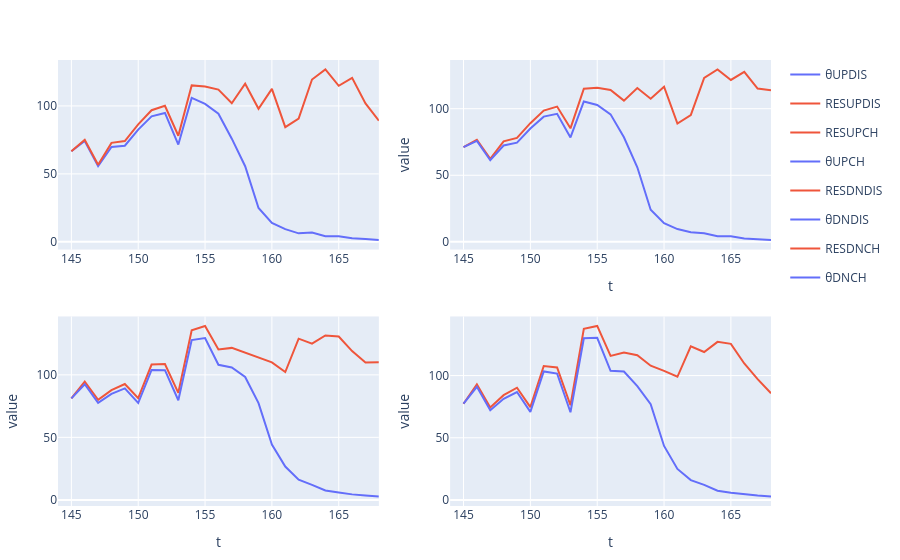

The notebook cell this image was saved under:
### Code cell
ks = [:θUPDIS,:RESUPDIS]
s1 = scatter(stack(sol_1, ks), x = :t, y = :value, color=:r_id, group =:variable, facet_col = :r_id)
p1 = plot(s1)
# ks = ["θUPDIS/RESUPDIS"]
# s2 = scatter(stack(sol_1, ks),  x = :t, y = :value, color=:r_id, group =:variable, yaxis="y2")
# p1 = plot([s1; s2], Layout(yaxis2 = attr(overlaying="y", side="right")))

ks = [:θUPCH,:RESUPCH]
p2 = plot(stack(sol_1, ks), x = :t, y = :value, group=:r_id, color =:variable, facet_col = :r_id)

ks = [:θDNDIS,:RESDNDIS]
p3 = plot(stack(sol_1, ks), x = :t, y = :value, group=:r_id, color =:variable, facet_col = :r_id)

ks = [:θDNCH,:RESDNCH]
p4 = plot(stack(sol_1, ks), x = :t, y = :value, group=:r_id, color =:variable, facet_col = :r_id)

[p1 p2; p3 p4]

### Figure 1 — Plotly figure (JSON) as saved in the notebook; plotly's stock layout.template omitted (floating-point values rounded to 4 significant figures)
{"data": [{"color": [101, 101, 101, 101, 101, 101, 101, 101, 101, 101, 101, 101, 101, 101, 101, 101, 101, 101, 101, 101, 101, 101, 101, 101, 101], "facet": {"col": [101, 101, 101, 101, 101, 101, 101, 101, 101, 101, 101, 101, 101, 101, 101, 101, 101, 101, 101, 101, 101, 101, 101, 101, 101]}, "legendgroup": "θUPDIS", "name": "θUPDIS", "type": "scatter", "x": [145, 146, 147, 148, 149, 150, 151, 152, 153, 154, 155, 156, 157, 158, 159, 160, 161, 162, 163, 164, 165, 166, 167, 168, 144], "xaxis": "x1", "y": [66.67, 74.24, 55.7, 69.75, 70.7, 82.53, 92.34, 94.83, 71.6, 105.9, 101.5, 94.28, 75.9, 55.63, 24.88, 13.93, 9.319, 6.248, 6.814, 4.15, 4.143, 2.585, 2.005, 1.297, null], "yaxis": "y1"}, {"color": [101, 101, 101, 101, 101, 101, 101, 101, 101, 101, 101, 101, 101, 101, 101, 101, 101, 101, 101, 101, 101, 101, 101, 101, 101], "facet": {"col": [101, 101, 101, 101, 101, 101, 101, 101, 101, 101, 101, 101, 101, 101, 101, 101, 101, 101, 101, 101, 101, 101, 101, 101, 101]}, "legendgroup": "RESUPDIS", "name": "RESUPDIS", "type": "scatter", "x": [145, 146, 147, 148, 149, 150, 151, 152, 153, 154, 155, 156, 157, 158, 159, 160, 161, 162, 163, 164, 165, 166, 167, 168, 144], "xaxis": "x1", "y": [66.67, 75.09, 56.77, 72.81, 74.18, 86.46, 96.85, 100.1, 78.07, 115.1, 114.2, 112.0, 102.0, 116.3, 97.91, 112.5, 84.41, 90.61, 119.4, 126.8, 114.8, 120.7, 101.8, 89.09, null], "yaxis": "y1"}, {"legendgroup": "RESUPCH", "marker": {"color": "#EF553B"}, "name": "RESUPCH", "showlegend": true, "type": "scatter", "x": [145, 146, 147, 148, 149, 150, 151, 152, 153, 154, 155, 156, 157, 158, 159, 160, 161, 162, 163, 164, 165, 166, 167, 168, 144], "xaxis": "x2", "y": [71.17, 76.66, 62.37, 75.5, 78.07, 89.15, 98.61, 101.6, 85.25, 115.1, 115.8, 114.1, 106.0, 115.5, 107.5, 116.5, 88.83, 95.21, 123.2, 129.5, 121.6, 127.7, 115.1, 113.8, null], "yaxis": "y2"}, {"legendgroup": "θUPCH", "marker": {"color": "#636efa"}, "name": "θUPCH", "showlegend": true, "type": "scatter", "x": [145, 146, 147, 148, 149, 150, 151, 152, 153, 154, 155, 156, 157, 158, 159, 160, 161, 162, 163, 164, 165, 166, 167, 168, 144], "xaxis": "x2", "y": [71.17, 75.79, 61.29, 72.37, 74.53, 85.17, 94.03, 96.15, 78.39, 105.4, 102.8, 95.78, 78.55, 56.04, 24.08, 13.95, 9.597, 7.139, 6.425, 4.164, 4.274, 2.59, 2.022, 1.332, null], "yaxis": "y2"}, {"legendgroup": "RESDNDIS", "marker": {"color": "#EF553B"}, "name": "RESDNDIS", "showlegend": true, "type": "scatter", "x": [145, 146, 147, 148, 149, 150, 151, 152, 153, 154, 155, 156, 157, 158, 159, 160, 161, 162, 163, 164, 165, 166, 167, 168, 144], "xaxis": "x3", "y": [81.14, 94.57, 80.04, 87.79, 92.65, 81.32, 108.3, 108.7, 85.61, 135.6, 139.1, 120.3, 121.5, 117.7, 114.2, 110.0, 102.2, 128.9, 124.9, 131.5, 130.6, 119.0, 109.9, 110.1, null], "yaxis": "y3"}, {"legendgroup": "θDNDIS", "marker": {"color": "#636efa"}, "name": "θDNDIS", "showlegend": true, "type": "scatter", "x": [145, 146, 147, 148, 149, 150, 151, 152, 153, 154, 155, 156, 157, 158, 159, 160, 161, 162, 163, 164, 165, 166, 167, 168, 144], "xaxis": "x3", "y": [81.14, 92.45, 77.62, 84.78, 89.18, 77.46, 103.9, 103.8, 79.65, 127.8, 129.4, 108.0, 105.9, 98.23, 77.41, 44.26, 26.68, 16.12, 12.06, 7.546, 5.915, 4.423, 3.57, 2.714, null], "yaxis": "y3"}, {"legendgroup": "RESDNCH", "marker": {"color": "#EF553B"}, "name": "RESDNCH", "showlegend": true, "type": "scatter", "x": [145, 146, 147, 148, 149, 150, 151, 152, 153, 154, 155, 156, 157, 158, 159, 160, 161, 162, 163, 164, 165, 166, 167, 168, 144], "xaxis": "x4", "y": [77.36, 92.91, 74.4, 84.25, 90.21, 74.59, 107.7, 106.5, 76.14, 137.6, 139.9, 115.8, 118.5, 116.4, 107.9, 103.8, 99.02, 123.5, 118.9, 127.1, 125.5, 109.7, 97.16, 85.73, null], "yaxis": "y4"}, {"legendgroup": "θDNCH", "marker": {"color": "#636efa"}, "name": "θDNCH", "showlegend": true, "type": "scatter", "x": [145, 146, 147, 148, 149, 150, 151, 152, 153, 154, 155, 156, 157, 158, 159, 160, 161, 162, 163, 164, 165, 166, 167, 168, 144], "xaxis": "x4", "y": [77.36, 90.93, 72.07, 81.27, 86.76, 70.77, 103.4, 101.6, 70.48, 130.0, 130.3, 103.8, 103.3, 91.48, 76.99, 43.41, 24.92, 15.97, 12.15, 7.401, 5.825, 4.383, 3.525, 2.743, null], "yaxis": "y4"}], "layout": {"margin": {"b": 50, "l": 50, "r": 50, "t": 60}, "xaxis1": {"anchor": "y1", "domain": [0, 0.45]}, "xaxis2": {"anchor": "y2", "domain": [0.55, 1], "title": {"text": "t"}}, "xaxis3": {"anchor": "y3", "domain": [0, 0.45], "title": {"text": "t"}}, "xaxis4": {"anchor": "y4", "domain": [0.55, 1], "title": {"text": "t"}}, "yaxis1": {"anchor": "x1", "domain": [0.575, 1]}, "yaxis2": {"anchor": "x2", "domain": [0.575, 1], "title": {"text": "value"}}, "yaxis3": {"anchor": "x3", "domain": [5.551e-17, 0.425], "title": {"text": "value"}}, "yaxis4": {"anchor": "x4", "domain": [5.551e-17, 0.425], "title": {"text": "value"}}}}
